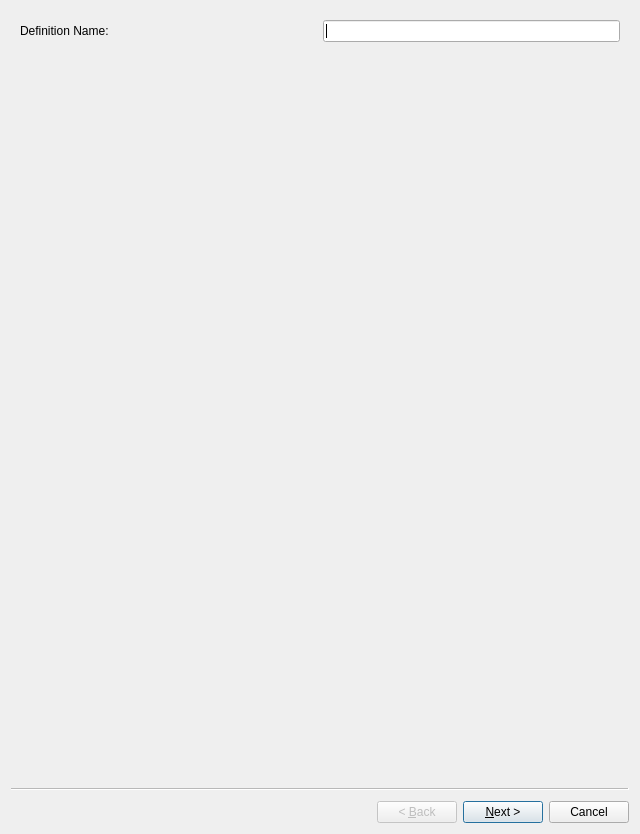
<?xml version="1.0" encoding="UTF-8"?>
<ui version="4.0">
 <class>AddDefinitionWizard</class>
 <widget class="QWizard" name="AddDefinitionWizard">
  <property name="geometry">
   <rect>
    <x>0</x>
    <y>0</y>
    <width>640</width>
    <height>834</height>
   </rect>
  </property>
  <property name="windowTitle">
   <string>Wizard</string>
  </property>
  <widget class="QWizardPage" name="implementDefinitionWizardPage">
   <property name="sizePolicy">
    <sizepolicy hsizetype="Preferred" vsizetype="Maximum">
     <horstretch>0</horstretch>
     <verstretch>0</verstretch>
    </sizepolicy>
   </property>
   <layout class="QVBoxLayout" name="verticalLayout_4">
    <item>
     <layout class="QHBoxLayout" name="horizontalLayout_5">
      <item>
       <widget class="QLabel" name="definitionNameLabel">
        <property name="text">
         <string>Definition Name:</string>
        </property>
       </widget>
      </item>
      <item>
       <widget class="QLineEdit" name="definitionName">
        <property name="sizePolicy">
         <sizepolicy hsizetype="Preferred" vsizetype="Fixed">
          <horstretch>0</horstretch>
          <verstretch>0</verstretch>
         </sizepolicy>
        </property>
       </widget>
      </item>
     </layout>
    </item>
   </layout>
  </widget>
  <widget class="QWizardPage" name="drawImplementationWizardPage">
   <layout class="QVBoxLayout" name="verticalLayout">
    <item>
     <widget class="RenderArea" name="renderer" native="true">
      <property name="sizePolicy">
       <sizepolicy hsizetype="MinimumExpanding" vsizetype="MinimumExpanding">
        <horstretch>0</horstretch>
        <verstretch>0</verstretch>
       </sizepolicy>
      </property>
      <property name="minimumSize">
       <size>
        <width>0</width>
        <height>0</height>
       </size>
      </property>
     </widget>
    </item>
    <item>
     <layout class="QVBoxLayout" name="verticalLayout_2">
      <property name="topMargin">
       <number>0</number>
      </property>
      <item>
       <layout class="QHBoxLayout" name="horizontalLayout_4">
        <item>
         <widget class="QLabel" name="label">
          <property name="text">
           <string>Fill Colour</string>
          </property>
         </widget>
        </item>
        <item>
         <widget class="QPushButton" name="brushColourButton">
          <property name="text">
           <string/>
          </property>
         </widget>
        </item>
       </layout>
      </item>
      <item>
       <layout class="QHBoxLayout" name="horizontalLayout_3">
        <item>
         <widget class="QLabel" name="penColourLabel">
          <property name="text">
           <string>Outline Colour:</string>
          </property>
         </widget>
        </item>
        <item>
         <widget class="QPushButton" name="penColourButton">
          <property name="autoFillBackground">
           <bool>false</bool>
          </property>
          <property name="text">
           <string/>
          </property>
         </widget>
        </item>
       </layout>
      </item>
      <item>
       <layout class="QHBoxLayout" name="horizontalLayout">
        <property name="topMargin">
         <number>0</number>
        </property>
        <item>
         <widget class="QLabel" name="shapeLabel">
          <property name="text">
           <string>Shape: </string>
          </property>
         </widget>
        </item>
        <item>
         <widget class="QComboBox" name="shapeComboBox">
          <property name="currentText">
           <string>Freeform</string>
          </property>
          <item>
           <property name="text">
            <string>Freeform</string>
           </property>
          </item>
          <item>
           <property name="text">
            <string>Line</string>
           </property>
          </item>
          <item>
           <property name="text">
            <string>Rectangle</string>
           </property>
          </item>
          <item>
           <property name="text">
            <string>Triangle</string>
           </property>
          </item>
         </widget>
        </item>
       </layout>
      </item>
      <item>
       <layout class="QHBoxLayout" name="horizontalLayout_2">
        <item>
         <widget class="QLabel" name="penWidthLabel">
          <property name="text">
           <string>Pen Width:</string>
          </property>
         </widget>
        </item>
        <item>
         <widget class="QSpinBox" name="penWidthSpinBox">
          <property name="alignment">
           <set>Qt::AlignRight|Qt::AlignTrailing|Qt::AlignVCenter</set>
          </property>
          <property name="value">
           <number>10</number>
          </property>
         </widget>
        </item>
       </layout>
      </item>
     </layout>
    </item>
   </layout>
  </widget>
 </widget>
 <customwidgets>
  <customwidget>
   <class>RenderArea</class>
   <extends>QWidget</extends>
   <header>renderarea.hpp</header>
   <container>1</container>
  </customwidget>
 </customwidgets>
 <resources/>
 <connections/>
</ui>
